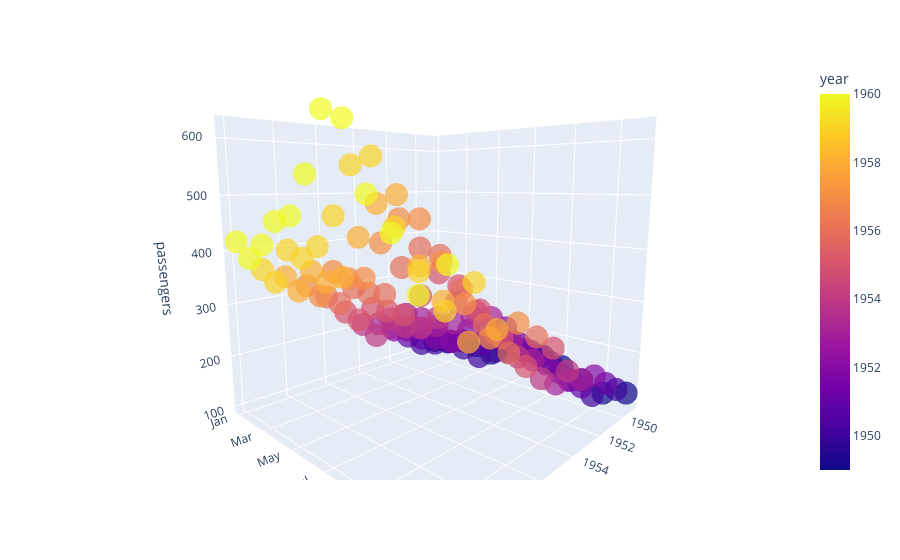

Here is the notebook cell this chart was saved with:
### Markdown cell above
### 3D Scatter Plots

### Code cell
fig = px.scatter_3d(flights, x='year', y='month', z='passengers',
                   color='year', opacity=0.7)

fig

### Figure 1 — Plotly figure (JSON) as saved in the notebook; plotly's stock layout.template omitted (floating-point values rounded to 4 significant figures; data arrays with more than 128 entries replaced by an {"elided": "..."} marker saying what was removed)
{"data": [{"hovertemplate": "year=%{marker.color}<br>month=%{y}<br>passengers=%{z}<extra></extra>", "legendgroup": "", "marker": {"color": {"elided": "144 int values"}, "coloraxis": "coloraxis", "opacity": 0.7, "symbol": "circle"}, "mode": "markers", "name": "", "scene": "scene", "showlegend": false, "type": "scatter3d", "x": {"elided": "144 int values"}, "y": {"elided": "144 str values"}, "z": {"elided": "144 int values"}}], "layout": {"autosize": true, "coloraxis": {"colorbar": {"title": {"text": "year"}}, "colorscale": [[0, "#0d0887"], [0.1111, "#46039f"], [0.2222, "#7201a8"], [0.3333, "#9c179e"], [0.4444, "#bd3786"], [0.5556, "#d8576b"], [0.6667, "#ed7953"], [0.7778, "#fb9f3a"], [0.8889, "#fdca26"], [1, "#f0f921"]]}, "legend": {"tracegroupgap": 0}, "margin": {"t": 60}, "scene": {"aspectmode": "auto", "aspectratio": {"x": 1, "y": 1, "z": 1}, "camera": {"center": {"x": 0, "y": 0, "z": 0}, "eye": {"x": 1.22, "y": 1.154, "z": 0.2877}, "projection": {"type": "perspective"}, "up": {"x": -0.001475, "y": 0.001477, "z": 1.0}}, "domain": {"x": [0, 1], "y": [0, 1]}, "xaxis": {"title": {"text": "year"}, "type": "linear"}, "yaxis": {"title": {"text": "month"}, "type": "category"}, "zaxis": {"title": {"text": "passengers"}, "type": "linear"}}}}
